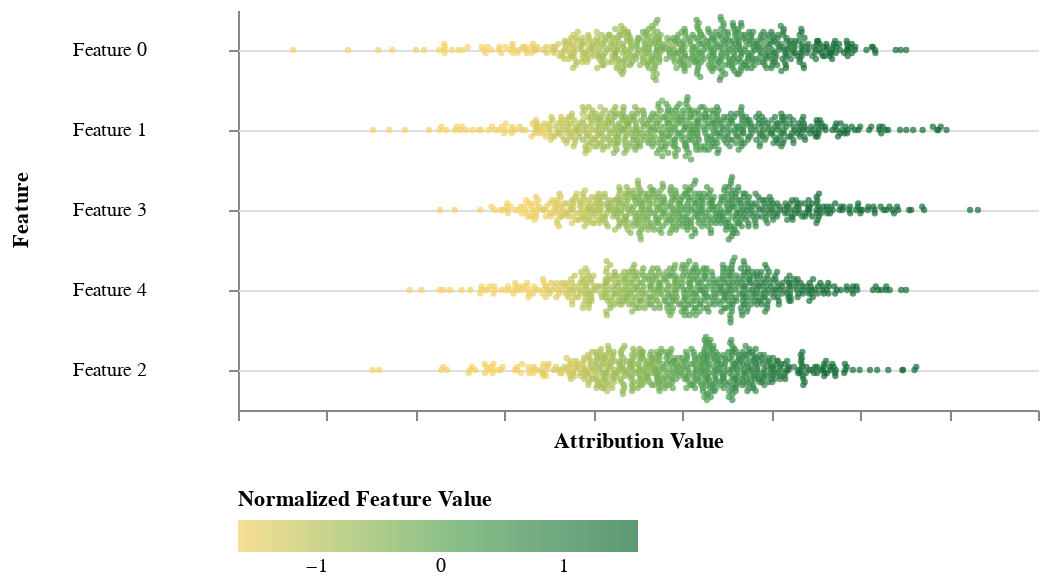

Write notebook code for a chart like this one.
### Code cell
summary_plot(attributions,
             X_test,
             interactions=None,
             interaction_feature=None,
             feature_names=None,
             plot_top_k=None)

### Figure 1 — Vega-Lite specification as saved in the notebook (floating-point values rounded to 4 significant figures; data arrays with more than 128 entries replaced by an {"elided": "..."} marker saying what was removed)
{"$schema": "https://vega.github.io/schema/vega-lite/v3.4.0.json", "config": {"facet": {"spacing": 0}, "mark": {"tooltip": null}, "view": {"height": 300, "stroke": null, "width": 400}}, "data": {"name": "data-56d52f48faadcbe2af12917228c341ea"}, "datasets": {"data-56d52f48faadcbe2af12917228c341ea": {"elided": "3000 records"}}, "encoding": {"color": {"field": "Normalized Feature Value", "legend": {"direction": "horizontal", "orient": "bottom"}, "scale": {"scheme": "goldgreen"}, "type": "quantitative"}, "row": {"field": "Feature", "header": {"labelAlign": "right", "labelAngle": 0, "labelPadding": 3}, "sort": ["Feature 0", "Feature 1", "Feature 3", "Feature 4", "Feature 2"], "type": "nominal"}, "x": {"axis": {"grid": false, "labels": false, "ticks": true}, "field": "Attribution Value", "type": "quantitative"}, "y": {"axis": {"grid": true, "labels": false, "ticks": true, "values": [0]}, "field": "Jitter", "scale": {}, "title": null, "type": "quantitative"}}, "height": 40, "mark": {"filled": true, "size": 10, "type": "point"}, "width": 400}
